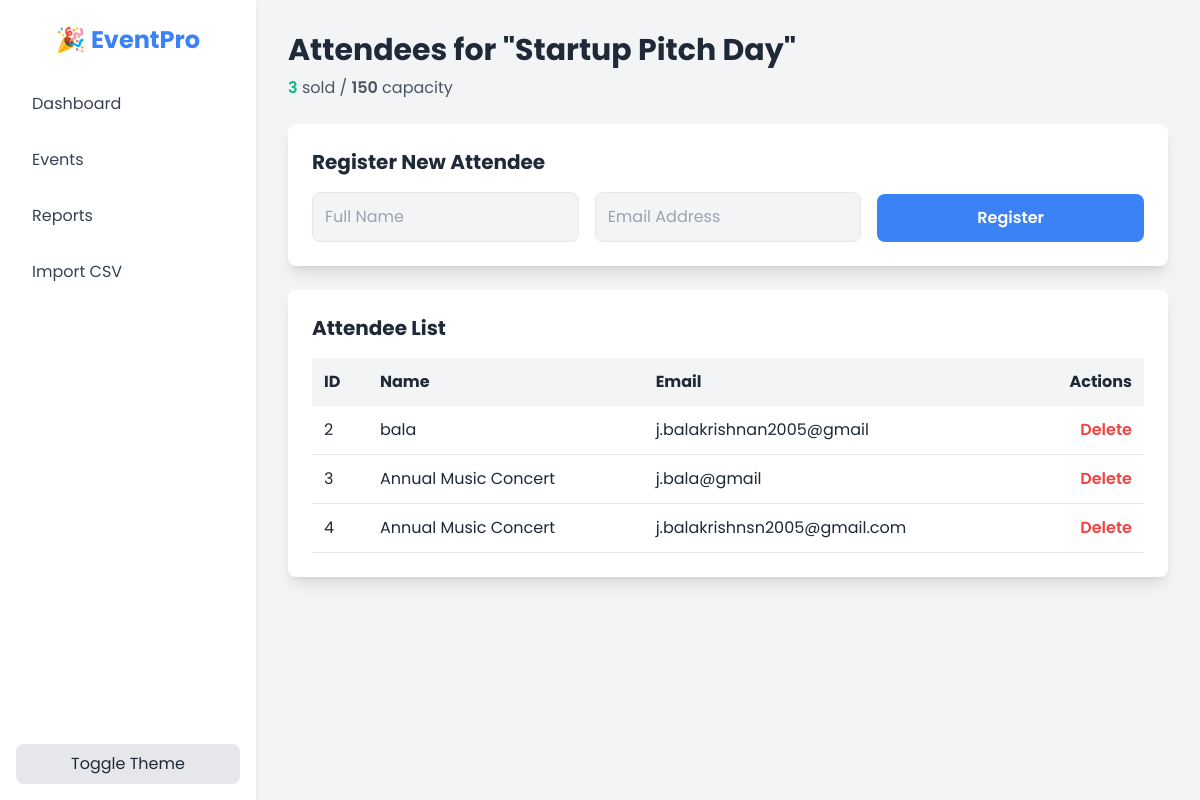
Screenshot of /event/3/attendees with the database file from the repository.
### app.py (models this page shows, shortened)
class Event(db.Model):
    id = db.Column(db.Integer, primary_key=True)
    title = db.Column(db.String(100), nullable=False)
    description = db.Column(db.Text, nullable=False)
    date = db.Column(db.DateTime, nullable=False)
    location = db.Column(db.String(100), nullable=False)
    capacity = db.Column(db.Integer, nullable=False)
    image_url = db.Column(db.String(200), nullable=True)
    attendees = db.relationship('Attendee', backref='event', lazy=True, cascade="all, delete-orphan")
    @property
    def tickets_sold(self):
        return len(self.attendees)

class Attendee(db.Model):
    id = db.Column(db.Integer, primary_key=True)
    name = db.Column(db.String(100), nullable=False)
    email = db.Column(db.String(100), nullable=False)
    event_id = db.Column(db.Integer, db.ForeignKey('event.id'), nullable=False)

### app.py (the view)
@app.route('/event/<int:event_id>/attendees')
def list_attendees(event_id):
    event = Event.query.get_or_404(event_id)
    return render_template('attendees.html', event=event)

### templates/attendees.html (shortened to what this page needs)
{% extends "layout.html" %}
{% block content %}
<h2 class="text-3xl font-bold mb-2 text-gray-800 dark:text-white">Attendees for "{{ event.title }}"</h2>
<p class="mb-6 text-gray-600 dark:text-gray-400">
    <span class="font-semibold text-accent">{{ event.tickets_sold }}</span> sold /
    <span class="font-semibold">{{ event.capacity }}</span> capacity
</p>
<div class="bg-white dark:bg-gray-800 p-6 rounded-lg shadow-lg mb-6">
    <h3 class="text-xl font-bold mb-4">Register New Attendee</h3>
    <form action="{{ url_for('add_attendee', event_id=event.id) }}" method="POST" class="grid grid-cols-1 md:grid-cols-3 gap-4 items-end">
        <input type="text" name="name" placeholder="Full Name" required class="w-full p-3 bg-gray-100 dark:bg-gray-700 rounded-lg border focus:outline-none focus:ring-2 focus:ring-primary">
        <input type="email" name="email" placeholder="Email Address" required class="w-full p-3 bg-gray-100 dark:bg-gray-700 rounded-lg border focus:outline-none focus:ring-2 focus:ring-primary">
        <button type="submit" class="w-full bg-primary text-white px-6 py-3 rounded-lg font-semibold hover:bg-blue-700 transition-colors">Register</button>
    </form>
</div>
<div class="bg-white dark:bg-gray-800 p-6 rounded-lg shadow-lg overflow-x-auto">
    <h3 class="text-xl font-bold mb-4">Attendee List</h3>
    <table class="w-full text-left">
        <thead class="bg-gray-100 dark:bg-gray-700">
            <tr>
                <th class="p-3">ID</th>
                <th class="p-3">Name</th>
                <th class="p-3">Email</th>
                <th class="p-3 text-right">Actions</th>
            </tr>
        </thead>
        <tbody>
            {% for attendee in event.attendees %}
            <tr class="border-b dark:border-gray-700">
                <td class="p-3">{{ attendee.id }}</td>
                <td class="p-3">{{ attendee.name }}</td>
                <td class="p-3">{{ attendee.email }}</td>
                <td class="p-3 text-right">
                    <form action="{{ url_for('delete_attendee', attendee_id=attendee.id) }}" method="POST" onsubmit="return confirm('Are you sure you want to delete this attendee?');">
                        <button type="submit" class="font-semibold text-red-500 hover:text-red-700">
                            Delete
                        </button>
                    </form>
                </td>
            </tr>
            {% else %}
            <tr>
                <td colspan="4" class="p-3 text-center text-gray-500">No attendees yet.</td>
            </tr>
            {% endfor %}
        </tbody>
    </table>
</div>
{% endblock %}

### rows the page displays
Event: title "Startup Pitch Day", capacity "150"
Attendee: id "2", name "bala", email "j.balakrishnan2005@gmail"
Attendee: id "3", name "Annual Music Concert", email "j.bala@gmail"
Attendee: id "4", name "Annual Music Concert", email "j.balakrishnsn2005@gmail.com"

### other values shown
{{ event.tickets_sold }} "3"
